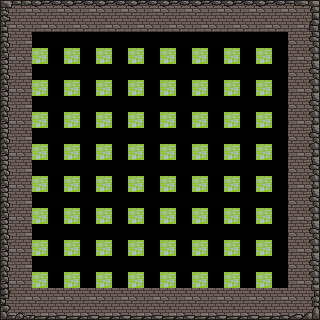

This game map was drawn from its Tiled (.tmx) file and the tilesets committed beside it. A one-line description and the full map source follow:
An orthogonal 10x10 tile map with 32x32 px tiles, 1 tile layer (Прошарок плиток 1).

<map version="1.10" tiledversion="1.11.2" orientation="orthogonal" renderorder="left-up" width="10" height="10" tilewidth="32" tileheight="32" infinite="0" nextlayerid="2" nextobjectid="1">
 <tileset firstgid="1" source="cave.tsx" />
 <layer id="1" name="Прошарок плиток 1" width="10" height="10">
  <data encoding="csv">
1,2,2,2,2,2,2,2,2,3,
8,9,9,9,9,9,9,9,9,4,
8,9,9,9,9,9,9,9,9,4,
8,9,9,9,9,9,9,9,9,4,
8,9,9,9,9,9,9,9,9,4,
8,9,9,9,9,9,9,9,9,4,
8,9,9,9,9,9,9,9,9,4,
8,9,9,9,9,9,9,9,9,4,
8,9,9,9,9,9,9,9,9,4,
7,6,6,6,6,6,6,6,6,5
</data>
 </layer>
</map>